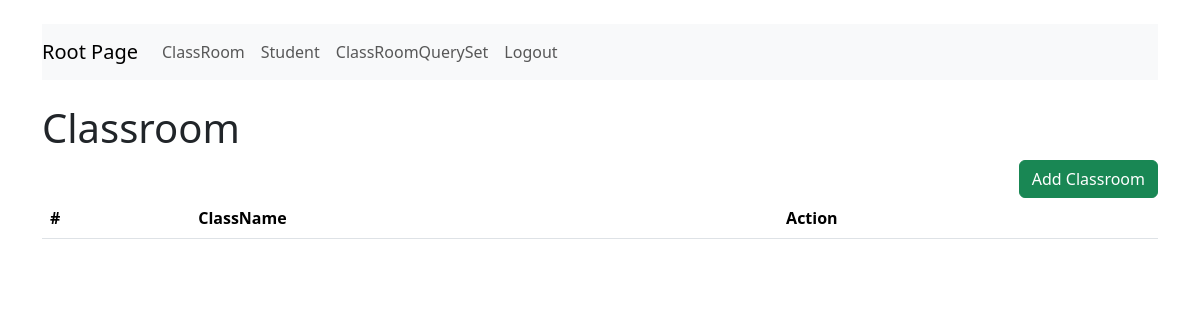
The app's page /crud/classroom/ (signed in), older data.
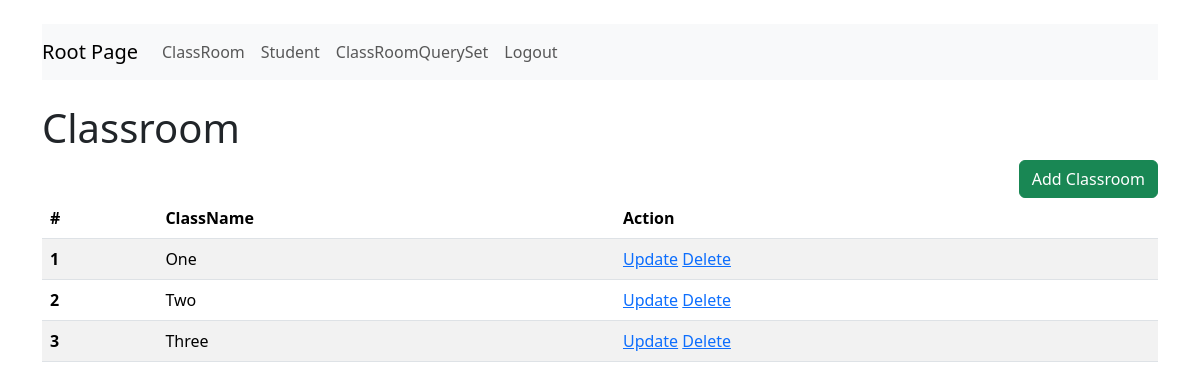
The same page, newer data.
### crud/models.py (models this page shows)
class ClassRoom(models.Model):
    name = models.CharField(max_length = 10)

### crud/views.py (the view)
# urls.py: path("classroom/", classroom, name="crud_classroom"),
@login_required
def classroom(request):
    classrooms = ClassRoom.objects.all()
    return render(request, template_name="crud/classroom.html", context={"classrooms": classrooms})

### crud/templates/crud/classroom.html
{% extends 'crud/base.html' %}
{% block content %}
    {% include 'crud/nav.html' %}
    <br>
    <h1>Classroom</h1>
    <a href = "{%url 'add_classroom' %}" class = "btn btn-success" style = "float: right;">Add Classroom</a>
    <table class="table table-striped">
        <thead>
          <tr>
            <th scope="col">#</th>
            <th scope="col">ClassName</th>
            <th scope="col">Action</th>
          </tr>
        </thead>
        <tbody>
            {% for classroom in classrooms %}
          <tr>
            <th scope="row">{{ forloop.counter }}</th>
            <td>{{ classroom.name}}</td>
            <td>
              <a href="{% url 'update_classroom' classroom.id %}">Update</a>
              <a href="{% url 'delete_classroom' classroom.id %}">Delete</a>
            </td>
          </tr>
          {% endfor%}
        </tbody>
      </table>
{% endblock %}

### crud/templates/crud/base.html (shortened to what this page needs)
<!DOCTYPE html>
<html lang="en">
<head>
    <link href="https://cdn.jsdelivr.net/npm/bootstrap@5.3.3/dist/css/bootstrap.min.css" rel="stylesheet">
</head>
<body class = "container-fluid">
      <br>
      <div class="container">
        {% block content %}
        {% endblock %}
      </div>
</body>
</html>

### crud/templates/crud/nav.html (shortened to what this page needs)
<nav class="navbar navbar-expand-lg navbar-light bg-light">
    <a class="navbar-brand" href="{% url 'root_page' %}">Root Page</a>
    <div class="collapse navbar-collapse" id="navbarSupportedContent">
      <ul class="navbar-nav mr-auto">
        <li class="nav-item active">
          <a class="nav-link" href="#">ClassRoom </a>
        </li>
        <li class="nav-item">
          <a class="nav-link" href="{% url 'crud_student' %}">Student</a>
        </li>
        <li class="nav-item">
          <a class="nav-link" href="#">ClassRoomQuerySet</a>
        </li>
        <li class="nav-item">
          <a class="nav-link" href="{% url 'user_logout' %}">Logout</a>
        </li>
      </ul>
    </div>
  </nav>

Row changes from the older to the newer data that the page shows:
added ClassRoom: name "One"
added ClassRoom: name "Two"
added ClassRoom: name "Three"
